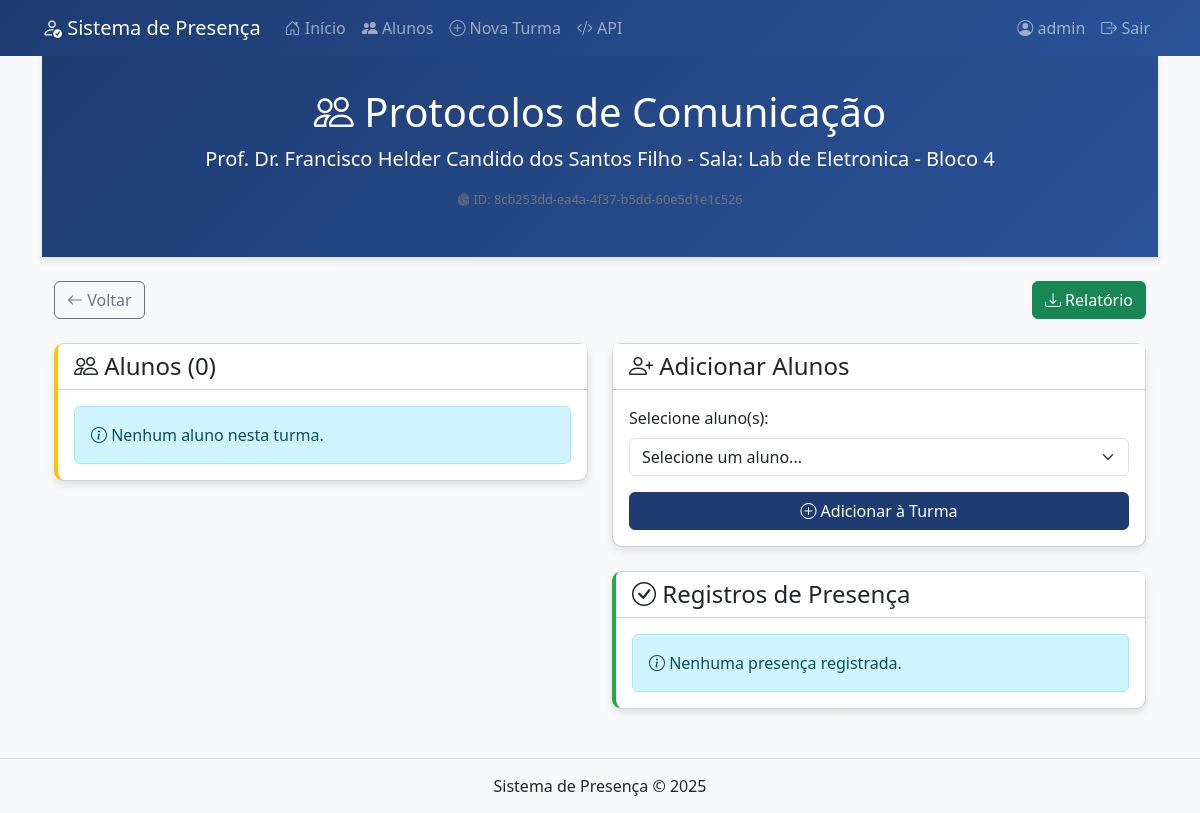
The page /turma/8cb253dd-ea4a-4f37-b5dd-60e5d1e1c526 (signed in) on the database as committed earlier.
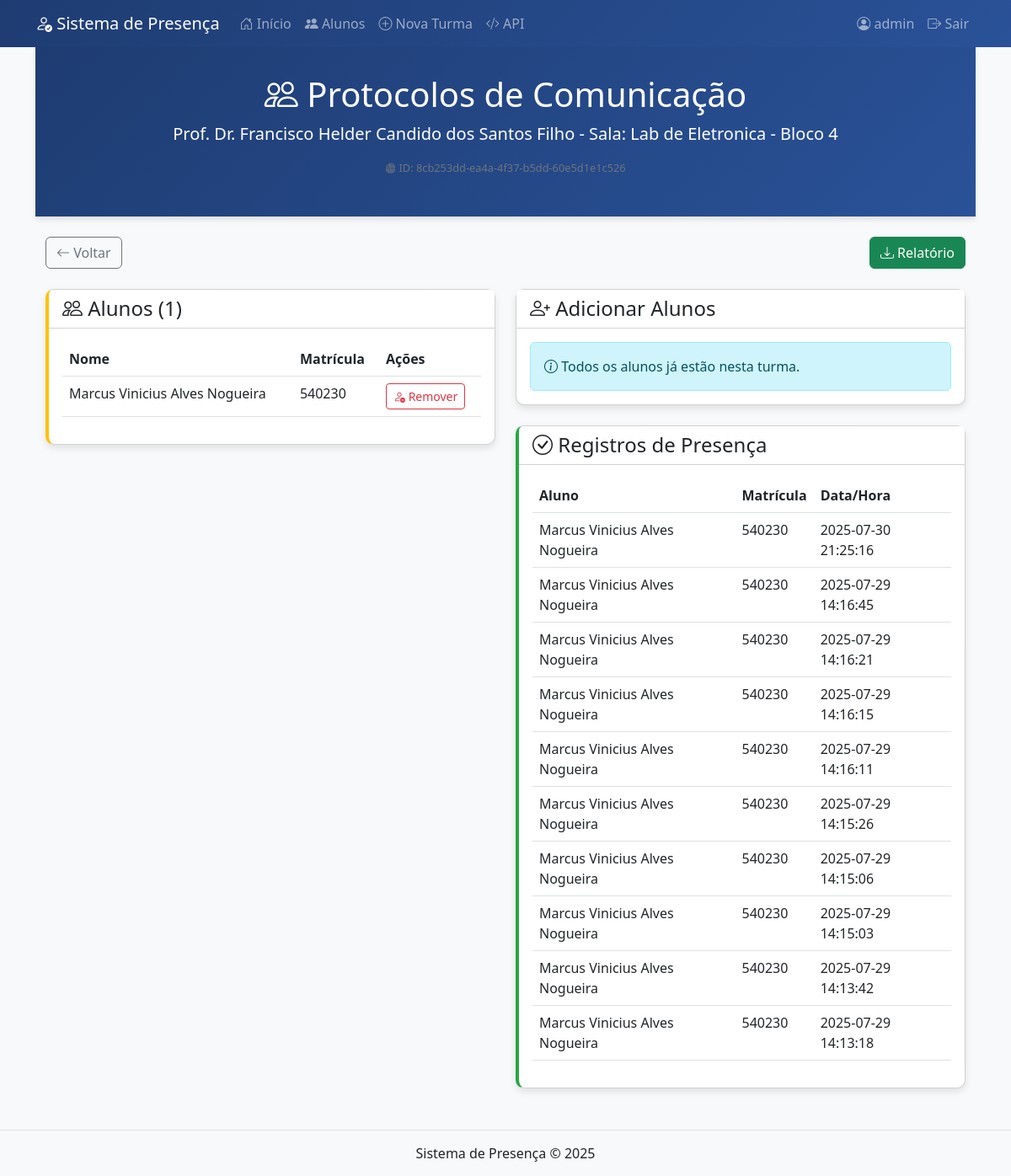
The same page on the database as committed later.
### tables this page shows
CREATE TABLE alunos (
                id INTEGER PRIMARY KEY AUTOINCREMENT,
                nome TEXT NOT NULL,
                matricula TEXT UNIQUE NOT NULL,
                rfid TEXT UNIQUE,
                foto TEXT,
                email TEXT,
                telefone TEXT,
                data_cadastro DATETIME DEFAULT CURRENT_TIMESTAMP);

CREATE TABLE presencas (
                id INTEGER PRIMARY KEY AUTOINCREMENT,
                aluno_id INTEGER NOT NULL,
                turma_id TEXT NOT NULL,
                data_hora DATETIME NOT NULL,
                FOREIGN KEY(aluno_id) REFERENCES alunos(id) ON DELETE CASCADE,
                FOREIGN KEY(turma_id) REFERENCES turmas(id) ON DELETE CASCADE);

### app.py (the view)
@app.route('/turma/<turma_id>')
@login_required
def turma_detail(turma_id):
    conn = sqlite3.connect(DATABASE)
    conn.row_factory = sqlite3.Row
    turma = conn.execute("SELECT * FROM turmas WHERE id = ?", (turma_id,)).fetchone()
    if not turma:
        conn.close()
        return "Turma não encontrada", 404
    alunos_turma = conn.execute('''
        SELECT a.id, a.nome, a.matricula, a.rfid
        FROM aluno_turma at
        JOIN alunos a ON at.aluno_id = a.id
        WHERE at.turma_id = ?
        ORDER BY a.nome
    ''', (turma_id,)).fetchall()
    alunos_disponiveis = conn.execute('''
        SELECT a.id, a.nome, a.matricula
        FROM alunos a
        WHERE a.id NOT IN (
            SELECT aluno_id FROM aluno_turma WHERE turma_id = ?
        )
        ORDER BY a.nome
    ''', (turma_id,)).fetchall()
    presencas = conn.execute('''
        SELECT a.nome, a.matricula, p.data_hora
        FROM presencas p
        JOIN alunos a ON p.aluno_id = a.id
        WHERE p.turma_id = ?
        ORDER BY p.data_hora DESC
    ''', (turma_id,)).fetchall()
    conn.close()
    return render_template('turmas/detalhes.html',
                         turma=turma,
                         alunos_turma=alunos_turma,
                         alunos_disponiveis=alunos_disponiveis,
                         presencas=presencas)

### app.py (called while the page is built)
def login_required(f):
    @wraps(f)
    def decorated_function(*args, **kwargs):
        if 'logged_in' not in session:
            flash('Por favor, faça login para acessar esta página.', 'danger')
            return redirect(url_for('login'))
        return f(*args, **kwargs)
    return decorated_function

### templates/turmas/detalhes.html (shortened to what the changed rows need)
{% extends "base.html" %}
{% block content %}
<div class="header text-center mb-4">
    <div class="container">
        <h1><i class="bi bi-people"></i> {{ turma['nome_turma'] }}</h1>
    </div>
</div>
<div class="container">
    <div class="row">
        <div class="col-md-6 mb-4">
            <div class="card aluno-card">
                <div class="card-header bg-white d-flex justify-content-between align-items-center">
                    <h4 class="mb-0"><i class="bi bi-people"></i> Alunos ({{ alunos_turma|length }})</h4>
                </div>
                <div class="card-body">
                    {% if not alunos_turma %}
                    <div class="alert alert-info mb-0">
                        <i class="bi bi-info-circle"></i> Nenhum aluno nesta turma.
                    </div>
                    {% else %}
                    <div class="table-responsive">
                        <table class="table table-hover">
                            <thead>
                                <tr>
                                    <th>Nome</th>
                                    <th>Matrícula</th>
                                    <th>Ações</th>
                                </tr>
                            </thead>
                            <tbody>
                                {% for aluno in alunos_turma %}
                                <tr>
                                    <td>{{ aluno['nome'] }}</td>
                                    <td>{{ aluno['matricula'] }}</td>
                                    <td>
                                        <form action="{{ url_for('remover_aluno_turma', turma_id=turma['id'], aluno_id=aluno['id']) }}" method="POST" class="d-inline">
                                            <button type="submit" class="btn btn-sm btn-outline-danger"
                                                onclick="return confirm('Remover este aluno da turma?')">
                                                <i class="bi bi-person-dash"></i> Remover
                                            </button>
                                        </form>
                                    </td>
                                </tr>
                                {% endfor %}
                            </tbody>
                        </table>
                    </div>
                    {% endif %}
                </div>
            </div>
        </div>
        <div class="col-md-6 mb-4">
            <div class="card">
                <div class="card-body">
                    {% if not alunos_disponiveis %}
                    <div class="alert alert-info mb-0">
                        <i class="bi bi-info-circle"></i> Todos os alunos já estão nesta turma.
                    </div>
                    {% else %}
                    <form method="POST" action="{{ url_for('adicionar_aluno_turma', turma_id=turma['id']) }}">
                        <div class="mb-3">
                            <label class="form-label">Selecione aluno(s):</label>
                            <select class="form-select" name="aluno_id" required>
                                <option value="">Selecione um aluno...</option>
                            </select>
                        </div>
                        <button type="submit" class="btn btn-primary w-100">
                            <i class="bi bi-plus-circle"></i> Adicionar à Turma
                        </button>
                    </form>
                    {% endif %}
                </div>
            </div>
            <div class="card mt-4 presenca-card">
                <div class="card-body">
                    {% if not presencas %}
                    <div class="alert alert-info mb-0">
                        <i class="bi bi-info-circle"></i> Nenhuma presença registrada.
                    </div>
                    {% else %}
                    <div class="table-responsive">
                        <table class="table table-hover">
                            <thead>
                                <tr>
                                    <th>Aluno</th>
                                    <th>Matrícula</th>
                                    <th>Data/Hora</th>
                                </tr>
                            </thead>
                            <tbody>
                                {% for presenca in presencas %}
                                <tr>
                                    <td>{{ presenca['nome'] }}</td>
                                    <td>{{ presenca['matricula'] }}</td>
                                    <td>{{ presenca['data_hora'] }}</td>
                                </tr>
                                {% endfor %}
                            </tbody>
                        </table>
                    </div>
                    {% endif %}
                </div>
            </div>
        </div>
    </div>
</div>
{% endblock %}

Rows that differ between the two databases and show on the page:
now on this page (row unchanged): alunos: nome "Marcus Vinicius Alves Nogueira", matricula "540230"
added presencas: nome "Marcus Vinicius Alves Nogueira", matricula "540230", data_hora "2025-07-30 21:25:16"
added presencas: nome "Marcus Vinicius Alves Nogueira", matricula "540230", data_hora "2025-07-29 14:16:45"
added presencas: nome "Marcus Vinicius Alves Nogueira", matricula "540230", data_hora "2025-07-29 14:16:21"
added presencas: nome "Marcus Vinicius Alves Nogueira", matricula "540230", data_hora "2025-07-29 14:16:15"
added presencas: nome "Marcus Vinicius Alves Nogueira", matricula "540230", data_hora "2025-07-29 14:16:11"
added presencas: nome "Marcus Vinicius Alves Nogueira", matricula "540230", data_hora "2025-07-29 14:15:26"
added presencas: nome "Marcus Vinicius Alves Nogueira", matricula "540230", data_hora "2025-07-29 14:15:06"
added presencas: nome "Marcus Vinicius Alves Nogueira", matricula "540230", data_hora "2025-07-29 14:15:03"
added presencas: nome "Marcus Vinicius Alves Nogueira", matricula "540230", data_hora "2025-07-29 14:13:42"
added presencas: nome "Marcus Vinicius Alves Nogueira", matricula "540230", data_hora "2025-07-29 14:13:18"
Other text that changed with them:
{{ alunos_turma|length }}: "0" → "1"
form field aluno_id: "Selecione um aluno..." → (not shown)
text no longer shown: "Nenhum aluno nesta turma. Selecione aluno(s): Adicionar à Turma Nenhuma presença registrada."
text now shown: "Nome Matrícula Ações Todos os alunos já estão nesta turma. Aluno Matrícula Data/Hora"
